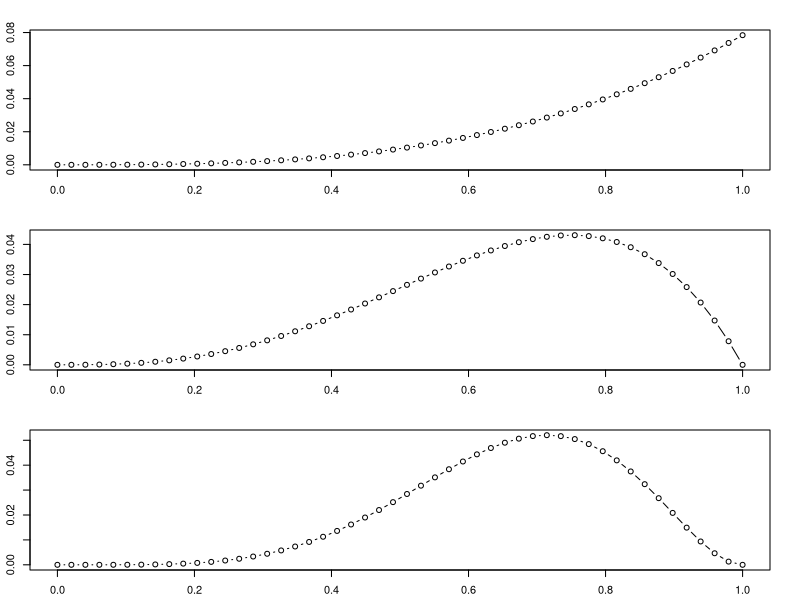
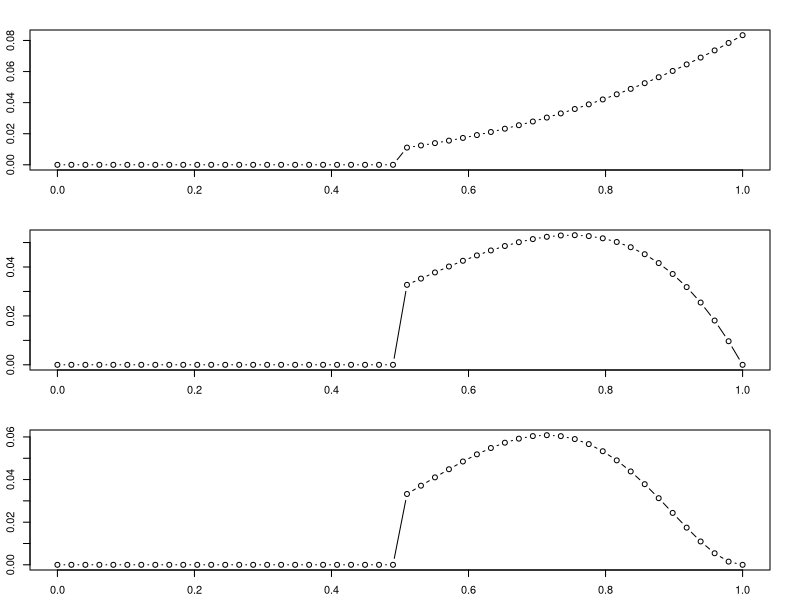

Write the R code that produced these figures, in order.
## ---- chunk 1
knitr::opts_chunk$set(echo = TRUE)
## ---- chunk 2
globe_water = function(n, number_W, size) {
  p_grid = seq(0, 1, length.out = n)

  prior = rep(1, n)
  
  likelihood = dbinom(number_W, size = size, prob = p_grid)
  
  non_std_post = likelihood * prior
  
  posterior = non_std_post / sum(non_std_post)
  
  cat("Most probable percentage of water is: ", p_grid[which.max(posterior)])
  
  plot(p_grid, posterior, type = "b", xlab = "Percentage of water",
       ylab = "Density")
}

par(mfrow = c(3, 1), mai = rep(0.3,4))

globe_water(50, 3, 3)
globe_water(50, 3, 4)
globe_water(50, 5, 7)
## ---- chunk 3
globe_water2 = function(n, number_W, size) {
  p_grid = seq(0, 1, length.out = n)

  prior = c(rep(0, n/2), rep(1, n/2))
  
  likelihood = dbinom(number_W, size = size, prob = p_grid)
  
  non_std_post = likelihood * prior
  
  posterior = non_std_post / sum(non_std_post)
  
  cat("Most probable percentage of water is: ", p_grid[which.max(posterior)])
  
  plot(p_grid, posterior, type = "b", xlab = "Percentage of water",
       ylab = "Probability Density")
}

par(mfrow = c(3, 1), mai = rep(0.3,4))

globe_water2(50, 3, 3)
globe_water2(50, 3, 4)
globe_water2(50, 5, 7)
